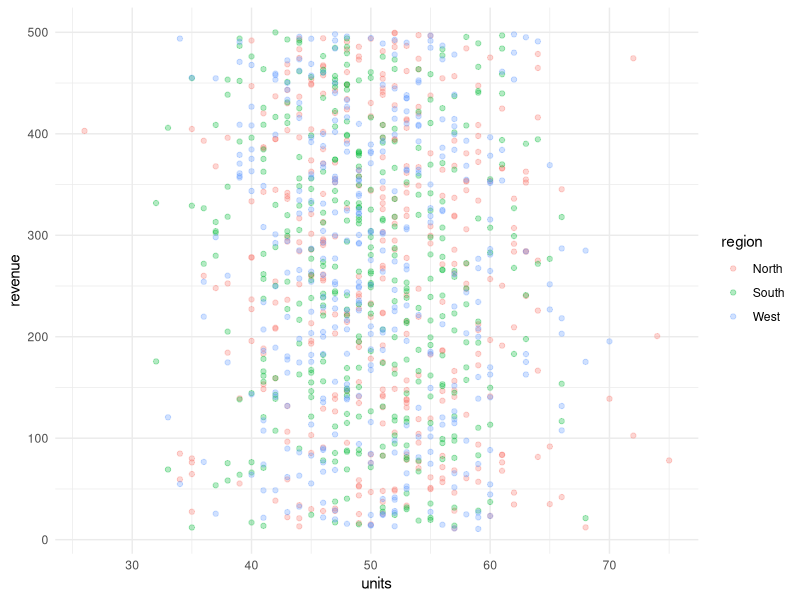

The R script that drew this image:
## ---- chunk 1
#| label: setup
library(dplyr)
library(purrr)
library(jsonlite)
library(tidyr)
library(ggplot2)

set.seed(42)
sales <- tibble(
  date = rep(seq(as.Date("2024-01-01"), as.Date("2024-12-31"), by = "day"), 3),
  region = rep(c("North", "South", "West"), each = 366),
  product = sample(c("Widget", "Gadget", "Doohickey"), 366 * 3, replace = TRUE),
  units = rpois(366 * 3, lambda = 50),
  revenue = round(runif(366 * 3, 10, 500), 2),
  returned = rbinom(366 * 3, 1, 0.05)
)
## ---- chunk 2
# This does NOT work as expected
bad_mean <- function(data, col) {
  data |> summarize(result = mean(col))
}

# Try it -- you get an error or wrong result
# bad_mean(sales, revenue)
## ---- chunk 3
good_mean <- function(data, col) {
  data |> summarize(result = mean({{ col }}))
}

good_mean(sales, revenue)
good_mean(sales, units)
## ---- chunk 4
# Works in filter
filter_above <- function(data, col, threshold) {
  data |> filter({{ col }} > threshold)
}

sales |> filter_above(revenue, 400) |> head(5)
## ---- chunk 5
# Works in mutate
add_scaled <- function(data, col) {
  data |> mutate(scaled = ({{ col }} - mean({{ col }})) / sd({{ col }}))
}

sales |> add_scaled(revenue) |> select(revenue, scaled) |> head(5)
## ---- chunk 6
# Works in .by
grouped_summary <- function(data, group_col, value_col) {
  data |>
    summarize(
      mean_val = mean({{ value_col }}),
      n = n(),
      .by = {{ group_col }}
    )
}

sales |> grouped_summary(region, revenue)
## ---- chunk 7
named_summary <- function(data, group_col, value_col) {
  data |>
    summarize(
      "mean_{{ value_col }}" := mean({{ value_col }}),
      "sd_{{ value_col }}" := sd({{ value_col }}),
      .by = {{ group_col }}
    )
}

sales |> named_summary(region, revenue)
sales |> named_summary(product, units)
## ---- chunk 8
col_name <- "revenue"
sales |> summarize(avg = mean(.data[[col_name]]), .by = region)
## ---- chunk 9
threshold_val <- 300
sales |>
  filter(.data[["revenue"]] > .env[["threshold_val"]]) |>
  nrow()
## ---- chunk 10
#| code-fold: true
#| code-summary: "Solution"
count_above <- function(data, col, threshold) {
  data |>
    filter({{ col }} > threshold) |>
    nrow()
}

count_above(sales, revenue, 400)
count_above(sales, units, 60)
## ---- chunk 11
#| code-fold: true
#| code-summary: "Solution"
top_n_by_group <- function(data, group_col, value_col, n = 3) {
  data |>
    slice_max({{ value_col }}, n = n, by = {{ group_col }})
}

sales |> top_n_by_group(region, revenue, n = 2) |> head(6)
## ---- chunk 12
#| code-fold: true
#| code-summary: "Solution"
quick_plot <- function(data, x_col, y_col, color_col) {
  ggplot(data, aes(x = {{ x_col }}, y = {{ y_col }}, color = {{ color_col }})) +
    geom_point(alpha = 0.3) +
    theme_minimal()
}

sales |> quick_plot(units, revenue, region)
## ---- chunk 13
#| code-fold: true
#| code-summary: "Solution"
summarize_string_col <- function(data, col_string) {
  data |>
    summarize(mean_val = mean(.data[[col_string]], na.rm = TRUE))
}

summarize_string_col(sales, "revenue")
summarize_string_col(sales, "units")
## ---- chunk 14
#| code-fold: true
#| code-summary: "Solution"
multi_summarize <- function(data, group_col, col_names) {
  data |>
    summarize(
      across(all_of(col_names), \(x) mean(x, na.rm = TRUE)),
      .by = {{ group_col }}
    )
}

multi_summarize(sales, region, c("units", "revenue"))
## ---- chunk 15
multiplier <- function(factor) {
  \(x) x * factor
}

double <- multiplier(2)
triple <- multiplier(3)

double(10)
triple(10)
## ---- chunk 16
make_checker <- function(lower, upper) {
  \(x) x >= lower & x <= upper
}

valid_revenue <- make_checker(10, 500)
valid_units <- make_checker(0, 100)

sales |>
  filter(valid_revenue(revenue), valid_units(units)) |>
  nrow()
## ---- chunk 17
reduce(1:5, `+`)     # ((((1+2)+3)+4)+5) = 15
reduce(1:5, `*`)     # 1*2*3*4*5 = 120
## ---- chunk 18
# Merge multiple data frames
df1 <- tibble(id = 1:3, a = c("x", "y", "z"))
df2 <- tibble(id = 2:4, b = c(10, 20, 30))
df3 <- tibble(id = 1:4, c = c(TRUE, FALSE, TRUE, FALSE))

reduce(list(df1, df2, df3), inner_join, by = "id")
## ---- chunk 19
# Running total
transactions <- c(100, -30, 50, -10, 80)
accumulate(transactions, `+`)
## ---- chunk 20
#| code-fold: true
#| code-summary: "Solution"
make_normalizer <- function(reference) {
  rng <- range(reference, na.rm = TRUE)
  \(x) (x - rng[1]) / (rng[2] - rng[1])
}

norm_revenue <- make_normalizer(sales$revenue)
norm_revenue(c(100, 250, 500))
## ---- chunk 21
v1 <- c(1, 2, 3, 4, 5)
v2 <- c(2, 4, 6, 8)
v3 <- c(3, 4, 5, 6)
## ---- chunk 22
#| code-fold: true
#| code-summary: "Solution"
reduce(list(v1, v2, v3), intersect)
## ---- chunk 23
#| code-fold: true
#| code-summary: "Solution"
accumulate(c(2, 3, 4, 5), `*`)
